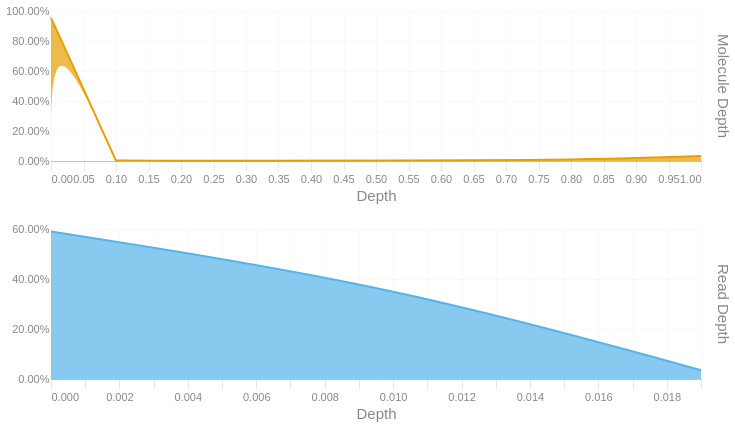

The notebook cell this image was saved under:
### Code cell
readdep = depth_hist(tb['Read Depth'], q99, 3)
readdep = readdep.with_columns(pl.lit('Read Depth').alias('Metric'))
if not SKIPLR:
    moldep = depth_hist(tb['Molecule Depth'], mol_q99, 1)
    moldep = moldep.with_columns(pl.lit('Molecule Depth').alias('Metric'))
    _hist = pl.concat([readdep, moldep])
    _hist = _hist.filter(pl.col('Proportion') != 0)
    with SafeRender(_hist):
        (
            alt.Chart(_hist)        
            .mark_area(interpolate = "basis")
            .encode(
                x=alt.X('Bin:Q').scale(domainMin=0).axis(alt.Axis(title='Depth')),
                y = alt.Y('Proportion:Q', title = None).axis(format = '.2%'),
                color = alt.Color('Metric:N').legend(None),
                row = alt.Row("Metric:N").header(title = None, labelOrient = 'right'),
                tooltip = [
                    alt.Tooltip("Metric:N", title = "Metric"),
                    alt.Tooltip('Interval:N', title = "Depth Interval"),
                    alt.Tooltip('Proportion:Q', title = "% Alignments").format('.2%')
                ]
            )
            .resolve_scale(x='independent', y='independent')
            .properties(
                height = 150, width = 650,
                usermeta={'embedOptions': {'downloadFileName': f'{samplename}.depth.hist'}}
            )
        ).display()
else:
    readdep = readdep.filter(pl.col('Proportion') != 0)
    with SafeRender(readdep):
        (
            alt.Chart(readdep)        
            .mark_area(interpolate = "basis")
            .encode(
                x=alt.X('Bin:Q').scale(domainMin=0).axis(alt.Axis(title='Depth')),
                y = alt.Y('Proportion:Q', title = None).axis(format = '.2%'),
                tooltip = [
                    alt.Tooltip('Interval:N', title = "Depth Interval"),
                    alt.Tooltip('Proportion:Q', title = "% Alignments").format('.2%')
                ]
            )
            .properties(
                usermeta={'embedOptions': {'downloadFileName': f'{samplename}.depth.hist'}}
            )
        ).display()

### Figure 1 — Vega-Lite specification as saved in the notebook (floating-point values rounded to 4 significant figures)
{"width": 650, "height": 150, "config": {"title": {"anchor": "start", "dy": -15, "fontSize": 18, "color": "#888888", "subtitleColor": "#888888", "subtitleFontSize": 14}, "arc": {"fill": "#0072B2"}, "axis": {"domainColor": "#888888", "domainWidth": 0.5, "gridWidth": 0.2, "grid": false, "titleFontWeight": 400, "titleFontSize": 15, "labelFontSize": 11, "labelColor": "#888888", "tickColor": "#888888", "tickWidth": 0.2, "titleColor": "#888888"}, "axisBand": {"grid": false}, "axisX": {"grid": true, "tickSize": 10, "domainCap": "round"}, "axisY": {"domain": false, "grid": true, "tickSize": 0, "domainCap": "round"}, "background": "transparent", "header": {"labelFontSize": 15, "labelColor": "#888888", "titleFontSize": 15, "titleFontWeight": 600, "titleColor": "#888888"}, "legend": {"labelFont": "sans-serif", "labelFontSize": 12, "labelColor": "#888888", "symbolSize": 100, "symbolType": "circle", "titleFontSize": 12, "titlePadding": 10, "titleColor": "#888888", "title": null}, "range": {"category": ["#E69F00", "#56B4E9", "#009E73", "#F0E442", "#0072B2", "#D55E00", "#CC79A7", "#000000"], "diverging": ["#cfe8f3", "#a2d4ec", "#73bfe2", "#46abdb", "#1696d2", "#12719e"]}, "area": {"fill": "#0072B2", "fillOpacity": 0.7, "line": true, "strokeOpacity": 0.7}, "line": {"color": "#0072B2", "stroke": "#0072B2", "strokeWidth": 2}, "trail": {"color": "#0072B2", "stroke": "#0072B2", "strokeWidth": 0, "size": 1}, "point": {"filled": true, "fillOpacity": 1.0, "size": 95}, "text": {"color": "#888888", "fontSize": 11, "align": "right", "fontWeight": 400, "size": 11}, "bar": {"fill": "#0072B2", "stroke": null}, "view": {"stroke": null, "continuousWidth": 660, "continuousHeight": 400}}, "data": {"name": "data-ac31117d1cbbbd392061f253d9d5e9c0"}, "mark": {"type": "area", "interpolate": "basis"}, "encoding": {"color": {"field": "Metric", "legend": null, "type": "nominal"}, "row": {"field": "Metric", "header": {"title": null, "labelOrient": "right"}, "type": "nominal"}, "tooltip": [{"field": "Metric", "title": "Metric", "type": "nominal"}, {"field": "Interval", "title": "Depth Interval", "type": "nominal"}, {"field": "Proportion", "format": ".2%", "title": "% Alignments", "type": "quantitative"}], "x": {"axis": {"title": "Depth"}, "field": "Bin", "scale": {"domainMin": 0}, "type": "quantitative"}, "y": {"axis": {"format": ".2%"}, "field": "Proportion", "title": null, "type": "quantitative"}}, "resolve": {"scale": {"x": "independent", "y": "independent"}}, "usermeta": {"embedOptions": {"downloadFileName": "S6_Annis_4792.depth.hist"}}, "$schema": "https://vega.github.io/schema/vega-lite/v6.1.0.json", "datasets": {"data-ac31117d1cbbbd392061f253d9d5e9c0": [{"Bin": 0.0, "Interval": "0.0-0.001", "Proportion": 0.59, "Metric": "Read Depth"}, {"Bin": 0.01, "Interval": "0.01-0.011", "Proportion": 0.375, "Metric": "Read Depth"}, {"Bin": 0.019, "Interval": "0.019-0.02", "Proportion": 0.035, "Metric": "Read Depth"}, {"Bin": 0.0, "Interval": "0.0-0.0", "Proportion": 0.952, "Metric": "Molecule Depth"}, {"Bin": 0.0, "Interval": "0.0-0.1", "Proportion": 0.005, "Metric": "Molecule Depth"}, {"Bin": 0.1, "Interval": "0.1-0.1", "Proportion": 0.002, "Metric": "Molecule Depth"}, {"Bin": 0.1, "Interval": "0.1-0.1", "Proportion": 0.001, "Metric": "Molecule Depth"}, {"Bin": 0.1, "Interval": "0.1-0.2", "Proportion": 0.001, "Metric": "Molecule Depth"}, {"Bin": 0.2, "Interval": "0.2-0.2", "Proportion": 0.001, "Metric": "Molecule Depth"}, {"Bin": 0.2, "Interval": "0.2-0.3", "Proportion": 0.001, "Metric": "Molecule Depth"}, {"Bin": 0.8, "Interval": "0.8-0.9", "Proportion": 0.001, "Metric": "Molecule Depth"}, {"Bin": 1.0, "Interval": "1.0-1.01", "Proportion": 0.033, "Metric": "Molecule Depth"}]}}
